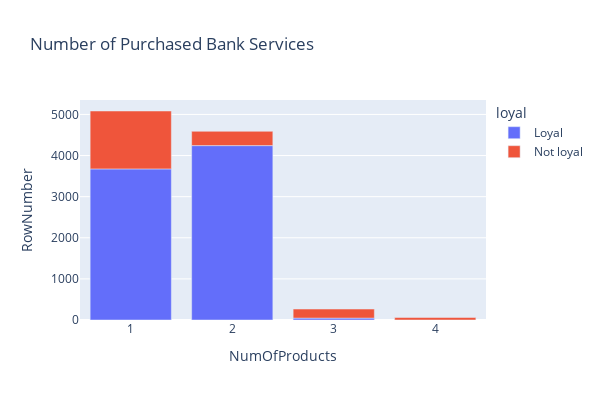

Notebook cell for this chart:
### Markdown cell above
##  9.7 Столбчатая многоуровневая диаграма

------

Как отток клиентов зависит от числа приобретённых у банка услуг? Для ответа на этот вопрос постройте многоуровневую столбчатую диаграмму.

### Code cell
churn_data.loc[churn_data['Exited'] == 1, 'loyal'] = 'Not loyal'
churn_data.loc[churn_data['Exited'] == 0, 'loyal'] = 'Loyal'
# the number of non-blank values in the row_number column in each group
bar_data = churn_data.groupby(['NumOfProducts', 'loyal'], as_index=False).count()
# construction of layered bar chart
px.bar(
    data_frame=bar_data,
    x='NumOfProducts',
    y='RowNumber',
    color='loyal',
    height=400,
    width=600,
    title='Number of Purchased Bank Services'
)

### Figure 1 — Plotly figure (JSON) as saved in the notebook; plotly's stock layout.template omitted (floating-point values rounded to 4 significant figures)
{"data": [{"alignmentgroup": "True", "hovertemplate": "loyal=Loyal<br>NumOfProducts=%{x}<br>RowNumber=%{y}<extra></extra>", "legendgroup": "Loyal", "marker": {"color": "#636efa", "pattern": {"shape": ""}}, "name": "Loyal", "offsetgroup": "Loyal", "orientation": "v", "showlegend": true, "textposition": "auto", "type": "bar", "x": [1, 2, 3], "xaxis": "x", "y": [3675, 4242, 46], "yaxis": "y"}, {"alignmentgroup": "True", "hovertemplate": "loyal=Not loyal<br>NumOfProducts=%{x}<br>RowNumber=%{y}<extra></extra>", "legendgroup": "Not loyal", "marker": {"color": "#EF553B", "pattern": {"shape": ""}}, "name": "Not loyal", "offsetgroup": "Not loyal", "orientation": "v", "showlegend": true, "textposition": "auto", "type": "bar", "x": [1, 2, 3, 4], "xaxis": "x", "y": [1409, 348, 220, 60], "yaxis": "y"}], "layout": {"barmode": "relative", "height": 400, "legend": {"title": {"text": "loyal"}, "tracegroupgap": 0}, "title": {"text": "Number of Purchased Bank Services"}, "width": 600, "xaxis": {"anchor": "y", "domain": [0, 1], "title": {"text": "NumOfProducts"}}, "yaxis": {"anchor": "x", "domain": [0, 1], "title": {"text": "RowNumber"}}}}
